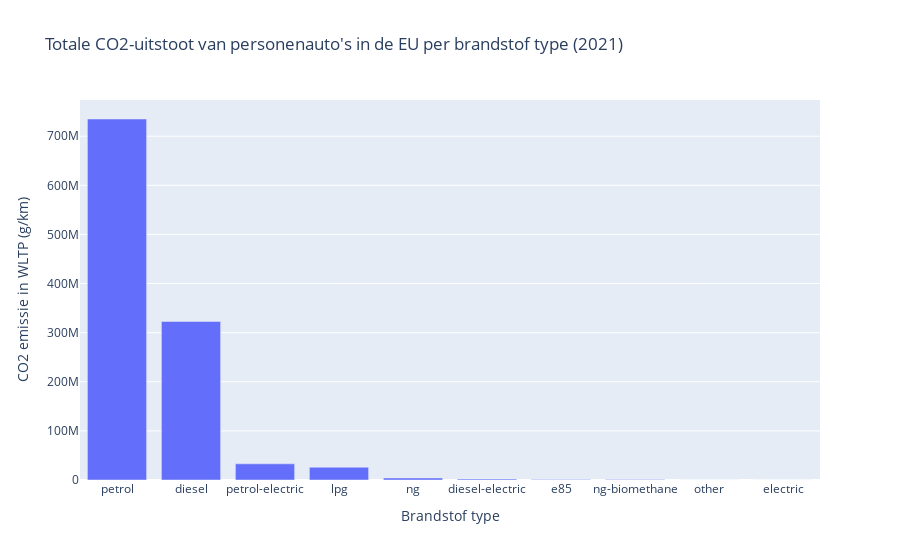

Notebook source saved alongside this figure:
### Markdown cell above
Caption

### Code cell
# Plot settings
fig = px.bar(total_emission_per_ft,
    x="Ft",
    y="Ewltp (g/km)",
    title="Totale CO2-uitstoot van personenauto's in de EU per brandstof type (2021)",
    labels={
        "Ewltp (g/km)": "CO2 emissie in WLTP (g/km)",
        "Ft": "Brandstof type",
    }
)
fig.show()

### Figure 1 — Plotly figure (JSON) as saved in the notebook; plotly's stock layout.template omitted (floating-point values rounded to 4 significant figures)
{"data": [{"alignmentgroup": "True", "hovertemplate": "Brandstof type=%{x}<br>CO2 emissie in WLTP (g/km)=%{y}<extra></extra>", "legendgroup": "", "marker": {"color": "#636efa", "pattern": {"shape": ""}}, "name": "", "offsetgroup": "", "orientation": "v", "showlegend": false, "textposition": "auto", "type": "bar", "x": ["petrol", "diesel", "petrol-electric", "lpg", "ng", "diesel-electric", "e85", "ng-biomethane", "other", "electric"], "xaxis": "x", "y": [735097381, 322874600, 32925459, 26000186, 4100930, 1984472, 1150701, 862505, 220954, 0], "yaxis": "y"}], "layout": {"barmode": "relative", "legend": {"tracegroupgap": 0}, "title": {"text": "Totale CO2-uitstoot van personenauto's in de EU per brandstof type (2021)"}, "xaxis": {"anchor": "y", "domain": [0, 1], "title": {"text": "Brandstof type"}}, "yaxis": {"anchor": "x", "domain": [0, 1], "title": {"text": "CO2 emissie in WLTP (g/km)"}}}}
